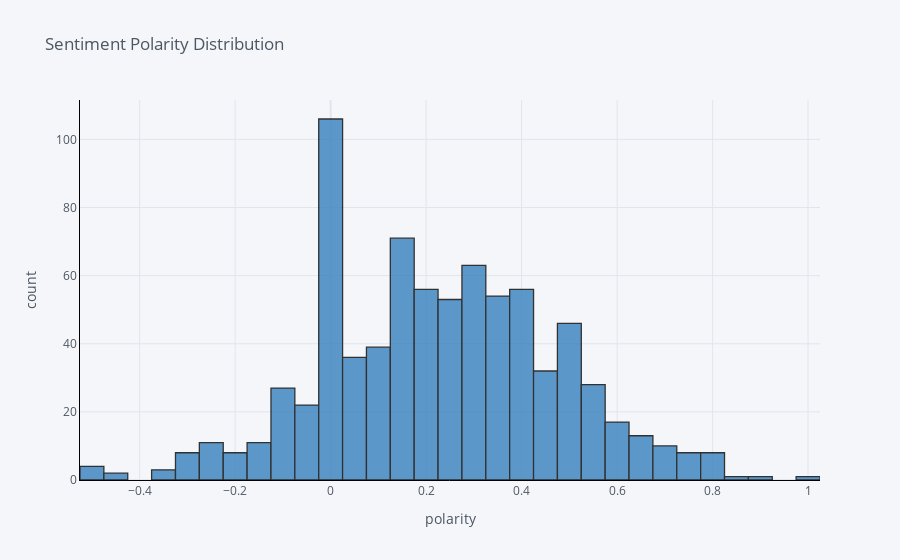

Notebook source saved alongside this figure:
### Markdown cell above
# Sentiment Polarity Distribution

### Code cell
df['polarity'].iplot(
    kind='hist',
    bins=50,
    xTitle='polarity',
    linecolor='black',
    yTitle='count',
    color = 'Blue',
    title='Sentiment Polarity Distribution')

### Figure 1 — Plotly figure (JSON) as saved in the notebook; plotly's stock layout.template omitted (floating-point values rounded to 4 significant figures; data arrays with more than 128 entries replaced by an {"elided": "..."} marker saying what was removed)
{"data": [{"histfunc": "count", "histnorm": "", "marker": {"color": "rgba(55, 128, 191, 1.0)", "line": {"color": "#000000", "width": 1.3}}, "name": "polarity", "nbinsx": 50, "opacity": 0.8, "orientation": "v", "type": "histogram", "x": {"elided": "795 float values"}}], "layout": {"barmode": "overlay", "legend": {"bgcolor": "#F5F6F9", "font": {"color": "#4D5663"}}, "paper_bgcolor": "#F5F6F9", "plot_bgcolor": "#F5F6F9", "title": {"font": {"color": "#4D5663"}, "text": "Sentiment Polarity Distribution"}, "xaxis": {"gridcolor": "#E1E5ED", "linecolor": "black", "showgrid": true, "tickfont": {"color": "#4D5663"}, "title": {"font": {"color": "#4D5663"}, "text": "polarity"}, "zerolinecolor": "#E1E5ED"}, "yaxis": {"gridcolor": "#E1E5ED", "linecolor": "black", "showgrid": true, "tickfont": {"color": "#4D5663"}, "title": {"font": {"color": "#4D5663"}, "text": "count"}, "zerolinecolor": "#E1E5ED"}}}
